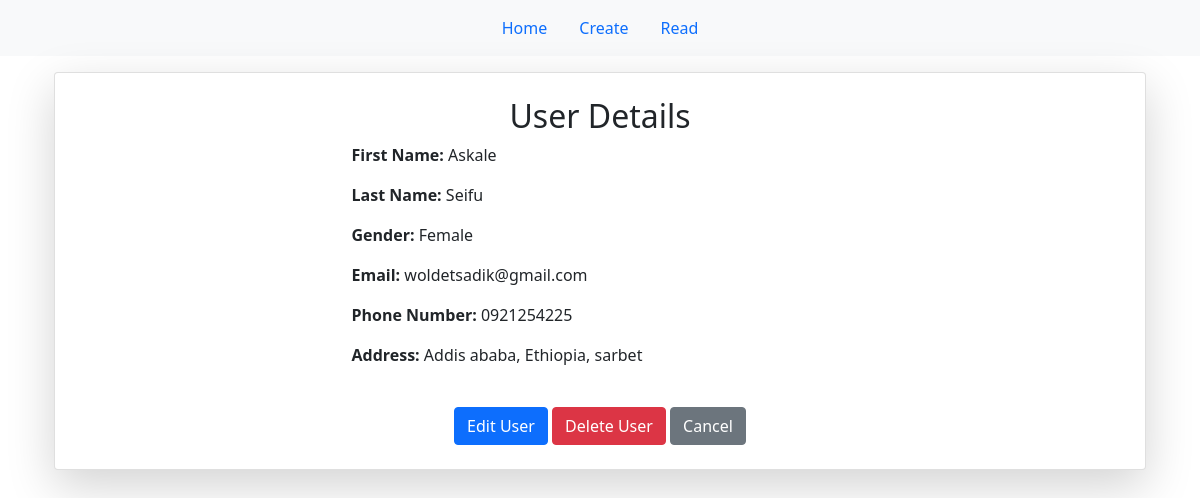
Screenshot of /crudapp/detail/4/ with the database file from the repository.
### crudapp/models.py (models this page shows, shortened)
class UserModel(models.Model):
    first_name = models.CharField(max_length=100)
    last_name = models.CharField(max_length=100)
    gender = models.ForeignKey(Gender, on_delete=models.CASCADE)
    email = models.EmailField(max_length=100, unique=True)
    phone = models.CharField(max_length=15, unique=True)
    address = models.CharField(max_length=255)
    date_of_birth = models.DateField(default=timezone.now)

class Gender(models.Model):
    gender = models.CharField(max_length=10)
    def __str__(self):
        return self.gender

### crudapp/views.py (the view)
# urls.py: path('detail/<int:pk>/', views.UserDetail, name='user_detail'),
def UserDetail(request, pk):
    user = UserModel.objects.get(pk=pk)
    return render(request, 'crudapp/user_detail.html', {'user': user})

### crudapp/templates/crudapp/user_detail.html
{% extends "base.html" %}
{% block content %}
<div class="container justify-content-center">
    <div class="card shadow-lg p-4" style="max-width: 1200px; margin: 0 auto;">
        <h2 class="text-center">User Details</h2>
        <div class="form-horizontal container form w-50 mx-auto">
            <p><strong>First Name:</strong> {{ user.first_name }}</p>
            <p><strong>Last Name:</strong> {{ user.last_name }}</p>
            <p><strong>Gender:</strong> {{ user.gender }}</p>
            <p><strong>Email:</strong> {{ user.email }}</p>
            <p><strong>Phone Number:</strong> {{ user.phone }}</p>
            <p><strong>Address:</strong> {{ user.address }}</p>
        </div>
        <div class="text-center mt-4">
            <a href="{% url 'crudapp:user_update' user.pk %}" class="btn btn-primary">Edit User</a>
            <a href="{% url 'crudapp:user_delete' user.pk %}" class="btn btn-danger">Delete User</a>
            <a href="{% url 'crudapp:user_list' %}" class="btn btn-secondary"> Cancel</a>
        </div>
    </div>
</div>
{% endblock content %}

### rows the page displays
UserModel: first_name "Askale", last_name "Seifu", gender "Female", email "woldetsadik@gmail.com", phone "0921254225", address "Addis ababa, Ethiopia, sarbet"
